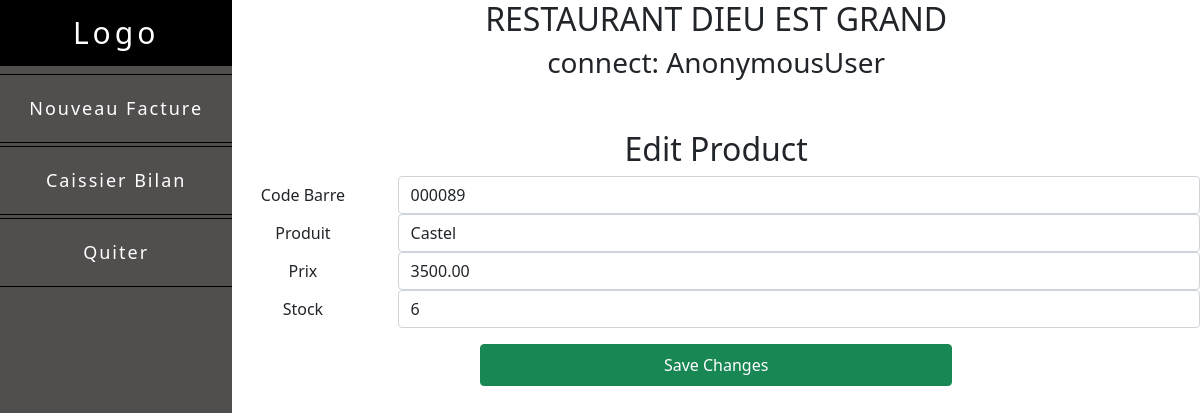
/editProduit/2, run on the app's committed database.
### MyRestau/models.py (models this page shows, shortened)
class Product(models.Model):
    name  = models.CharField(max_length=100)
    price =  models.DecimalField(max_digits=10,decimal_places=2)
    stock = models.IntegerField(default=0)
    barcode = models.CharField(max_length=40, unique=True)
    date_time = models.DateTimeField(auto_now=True)

### MyRestau/views.py (the view, shortened to what this page needs)
# urls.py: path('editProduit/<str:pk>', views.editProduit, name='editProduit'),
def editProduit(request, pk):
    product = Product.objects.get(id=pk)
    return render(request, 'editProduct.html', {'product': product})

### MyRestau/templates/editProduct.html (shortened to what this page needs)
{% extends "base.html" %}
{% block content %}
<h2> Edit Product </h2>
<div class="mb-3 row">
  <form  method="POST" action="">
    <div class="mb-3 row">
      <label for="inputPassword" class="col-sm-2 col-form-label">Code Barre</label>
      <div class="col-sm-10">
        <input type="text" name="barcode" class="form-control" id="barcode" value ="{{ product.barcode }}">
      </div>
      <label for="inputPassword" class="col-sm-2 col-form-label">Produit</label>
      <div class="col-sm-10">
          <input type="text" name="name" class="form-control" id="name" value="{{ product.name }}">
      </div>
      <label for="inputPassword" class="col-sm-2 col-form-label">Prix</label>
      <div class="col-sm-10">
          <input type="number" name="price" class="form-control" id="price" value="{{ product.price }}">
      </div>
      <label for="inputPassword" class="col-sm-2 col-form-label">Stock</label>
      <div class="col-sm-10">
          <input type="number" name="stock" class="form-control" id="stock" value="{{ product.stock}}" required>
      </div>
    <div class="d-grid gap-2 col-6 mx-auto">
      <button class="btn p-2 mt-3 btn-success" type="submit">Save Changes</button>
    </div>
  </form>
</div>
{% endblock  %}

### data on the page
Product: barcode "000089", name "Castel", price "3500.00", stock "6"

### other printed values
{{ request.user }} "AnonymousUser"
